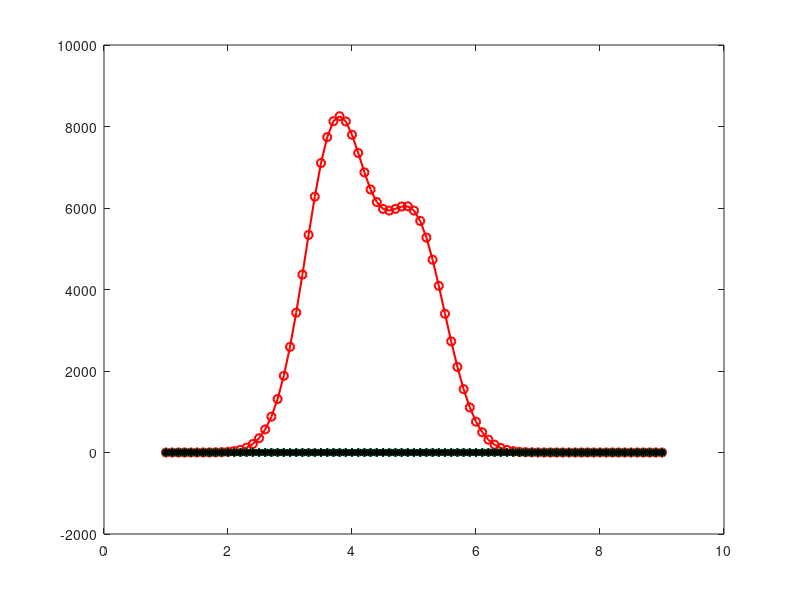

Reproduce this figure in MATLAB. (Note: this script raises an error after producing the figure.)
function MLE_Two1D_Gaussian_1Ver
clc;
clear all;
%format long;


%Defining the 
ux1=3.75; %mean of Gaussian 1
ux2=5; %mean of Gaussian 2
sigmaValueX1=0.5; %sigma of Gaussian 1
sigmaValueX2=0.5; %sigma of Gaussian 1
b=0; %this is in princple the background value
N1=10000;  %the amplitude of Gaussian 1
N2= 7000;; %the amplitude of Gaussian 2
a=1; % this should in principle be the pixel size
correctCoeffs = [ux1 ux2 sigmaValueX1 sigmaValueX2 b N1 N2];

%The x-values which we use to simulate the Gaussian with
x=[1:0.1:9];

%Here we generate the data which we try to fit
y1 = N1*a^2*(1./(sqrt(2.*pi).*sigmaValueX1)).*exp((-((x-ux1).^2./(2.*sigmaValueX1.^2)))); %Substituting the xValue in the 1D Gaussian function
y2 = N2*a^2*(1./(sqrt(2.*pi).*sigmaValueX2)).*exp((-((x-ux2).^2./(2.*sigmaValueX2.^2)))); %Substituting the xValue in the 1D Gaussian function
Y = y1+y2; % adding the two gaussians


%Defining the initial conditions for the optimization procedure
ux10=2;
ux20=8;
Sx10=0.5;
Sx20=0.5;
b0=0;
N10=9000;
N20=6000;
x0 = [ux10,ux20,Sx10,Sx20,b,N10,N20];

 % The funtion to be minimized is the negative of the log likelihood
datafun = @(params)((sum (expected (x,params,a))) - sum (Y.*log (expected (x,params,a))));
options = optimset ('MaxFunEvals', 100000, 'MaxIter', 100000, 'TolFun', 1e-5);
[paramsF,fval,exitflag,output]  = fminsearch (datafun, x0, options); %we make use of fminsearch to find the minimum of the -log-likelihood function

correctCoeffs

paramsF

%Here we generate data with the fitted parameters.
y1Fit = paramsF(6)*a^2*(1./(sqrt(2.*pi).*paramsF(3))).*exp((-((x-paramsF(1)).^2./(2.*paramsF(3).^2)))); %Generate y-values with the fitted parameters
y2Fit = paramsF(7)*a^2*(1./(sqrt(2.*pi).*paramsF(4))).*exp((-((x-paramsF(2)).^2./(2.*paramsF(4).^2)))); %Generate y-values with the fitted parameters
YFit = y1Fit+y2Fit; %add the generated y-values to obtain the final curve

 
figure;
plot(x,Y,'o-r','LineWidth',1.5);
hold on;
plot(x,y1Fit,'b*','LineWidth',1.5);
plot(x,y2Fit,'g*','LineWidth',1.5);
plot(x,(y1Fit+y2Fit),'k*','LineWidth',1.5);
% 
h = legend('Simulated Data','Fit of Data 1','Fit of Data 2','Fit1+Fit2',5);
set(h,'FontSize',14);
xlabel ('Position ','fontsize',21);
ylabel ('Intensity [a.u.]','fontsize',21);
hold off;

end


function p = oneDGauss (x,ux,s)
%This is the equation for a 1D gaussian
p = 1/(sqrt(2*pi).*s) .* exp (-((x-ux).^2./(2*s.^2) ));

end


function E = expected (x,params,a)
% This is the expected value given the parameters
E = (params (6).*a^2.*oneDGauss (x,params (1),params (3)))  +  (params (7).*a^2.*oneDGauss (x,params(2),params(4))) + params (5)^2 ;
end
